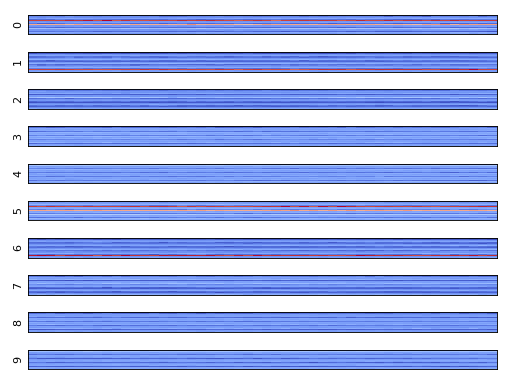

Recreate this plot in Python.
import dcase_util
import numpy
# Normalization factors
mel_mean = numpy.array([
    -3.26094211, -4.20447522, -4.57860912, -5.11036974, -5.33019526,
    -5.48390484, -5.50473626, -5.54014946, -5.28249358, -5.12090705,
    -5.21508926, -5.3824216, -5.37758142, -5.38829567, -5.4912112,
    -5.55352419, -5.72801733, -6.02412347, -6.41367833, -6.64073975,
    -6.80493457, -6.8717373, -6.88140949, -6.91464104, -7.00929399,
    -7.13497673, -7.36417664, -7.73457445, -8.25007518, -8.79878143,
    -9.22709866, -9.28843908, -9.57054527, -9.82846299, -9.85425306,
    -9.90253041, -9.85194976, -9.62786338, -9.38480217, -9.18478766
])
mel_std = numpy.array([
    0.3450398, 0.47330394, 0.53112192, 0.57607313, 0.66710664,
    0.70052532, 0.79045046, 0.81864229, 0.79422025, 0.76691708,
    0.64798516, 0.59340713, 0.57756029, 0.64032687, 0.70226395,
    0.75670044, 0.80861907, 0.79305124, 0.7289238, 0.75346821,
    0.77785602, 0.7350573, 0.75137917, 0.77171676, 0.80314121,
    0.78965339, 0.79256442, 0.82524546, 0.84596991, 0.76430333,
    0.69690919, 0.69591269, 0.54718615, 0.5277196, 0.61271734,
    0.54482468, 0.42716334, 0.25561558, 0.08991936, 0.06402002
])

mfcc_mean = numpy.array([
    -1.89603847e+02, 4.88930395e+01, -8.37911555e+00,
    2.58522036e+00, 4.51964497e+00, -3.87312873e-01,
    8.97250541e+00, 1.61597737e+00, 1.74111135e+00,
    2.50223131e+00, 3.03385048e+00, 1.34561742e-01,
    1.04119803e+00, -2.57486399e-01, 7.58245525e-01,
    1.11375319e+00, 5.45536494e-01, 7.62699140e-01,
    9.34355519e-01, 1.57158221e-01
])
mfcc_std = numpy.array([
    15.94006483, 2.39593761, 4.78748908, 2.39555341,
    2.66573364, 1.75496556, 2.75005027, 1.5436589,
    1.81070379, 1.39476785, 1.22560606, 1.25575051,
    1.34613239, 1.46778281, 1.19398649, 1.1590474,
    1.1309816, 1.12975486, 0.95503429, 1.01747647
])

# Define processing chain
chain = dcase_util.processors.ProcessingChain([
    {
        'processor_name': 'MonoAudioReadingProcessor',
        'init_parameters': {
            'fs': 44100
        }
    },
    {
        'processor_name': 'RepositoryFeatureExtractorProcessor',
        'init_parameters': {
            'parameters': {
                'mel': {},
                'mfcc': {}
            }
        }
    },
    {
        'processor_name': 'RepositoryNormalizationProcessor',
        'init_parameters': {
            'parameters': {
                'mel': {
                    'mean': mel_mean,
                    'std': mel_std
                },
                'mfcc': {
                    'mean': mfcc_mean,
                    'std': mfcc_std
                }
            }
        }
    },
    {
        'processor_name': 'StackingProcessor',
        'init_parameters': {
            'recipe': 'mel;mfcc=1-19'
        }
    },
    {
        'processor_name': 'AggregationProcessor',
        'init_parameters': {
            'recipe': ['flatten'],
            'win_length_frames': 5,
            'hop_length_frames': 1,
        }
    },
    {
        'processor_name': 'SequencingProcessor',
        'init_parameters': {
            'frames': 50,
            'hop_length_frames': 50
        }
    },
])
data = chain.process(filename=dcase_util.utils.Example().audio_filename())
data.plot()
